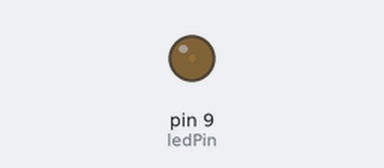
The sketch below on a simulated Arduino Uno, built with avr-gcc and run on an emulated ATmega328P. On the bench: output pins drawn as LEDs (lit = HIGH).

Above: at 0.05 s.
At 3.45 s:
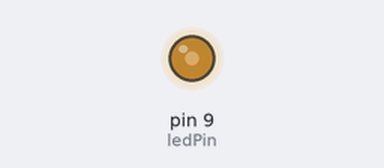
At 6.95 s:
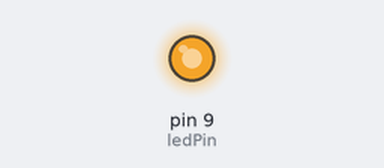
At 13.85 s:
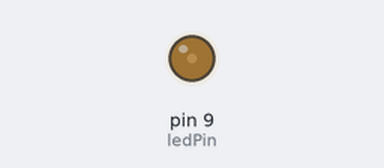
Timing chart, 0 to 19.9 s (numbered marks = the images above):
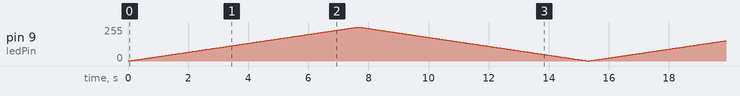

The sketch:

KE0166_2.2.ino
```cpp
/*
  keyes smart turtle robot
  lesson 2.2
  PWM
  http://www.keyes-robot.com
*/
int ledPin = 9; // Define the LED pin at D9
void setup () {
  pinMode (ledPin, OUTPUT); // initialize ledpin as an output.
}
void loop () {
  for (int brightness = 0; brightness < 255; brightness = brightness + 1) {
    analogWrite (ledPin, brightness); // LED lights gradually light up
    delay (30); // delay 30ms
  }
  for (int brightness = 255; brightness > 0; brightness = brightness - 1) {
    analogWrite (ledPin, brightness); // LED gradually goes out
    delay (30); // delay 30ms
  }
}
```
